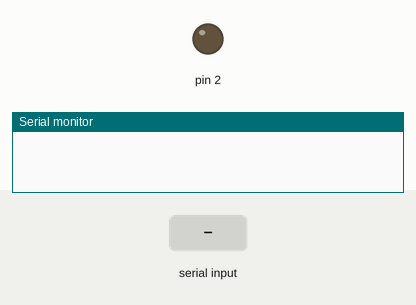
A sketch run on a simulated Arduino Uno, built with avr-gcc and run on an emulated ATmega328P. Parts: output pins drawn as LEDs (lit = HIGH), the last lines printed to the serial monitor. Inputs (shaded band) come from the test bench.

Above: at 1.2 s.
1.3 s: "1" received over Serial
At 2.0 s:
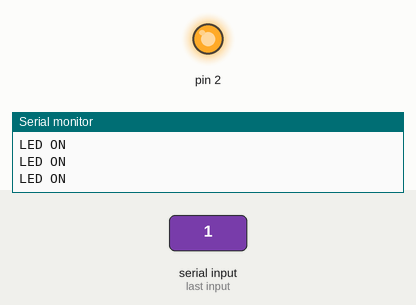
2.8 s: "0" received over Serial
At 3.4 s:
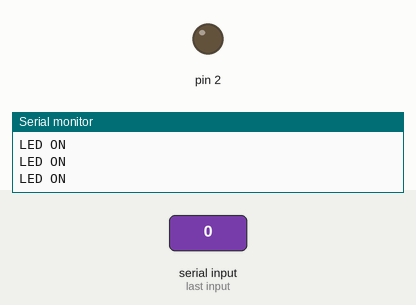
Timing chart, 0 to 5.8 s (numbered marks = the images above; inputs shaded):
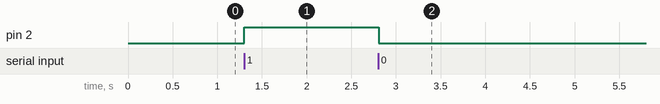

The sketch:

serial_comunication.ino
```cpp
void setup() {
  Serial.begin(9600);
  pinMode(2,OUTPUT);


}

void loop() {
  if (Serial.available()){
    char c =Serial.read();
    if(c=='1'){
        digitalWrite(2,HIGH);
      }else if (c=='0'){
        digitalWrite(2,LOW);
        }
    }
    if(digitalRead(2)==HIGH){
      Serial.println("LED ON");
      }

}
```

Measured:
- after the input at 1.3 s, pin 2: LOW → HIGH at once
- after the input at 2.8 s, pin 2: HIGH → LOW at once
